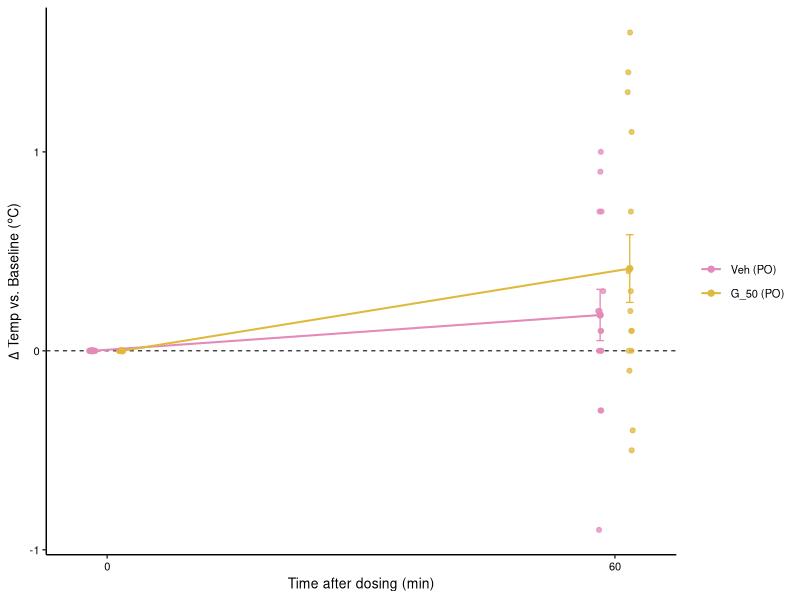
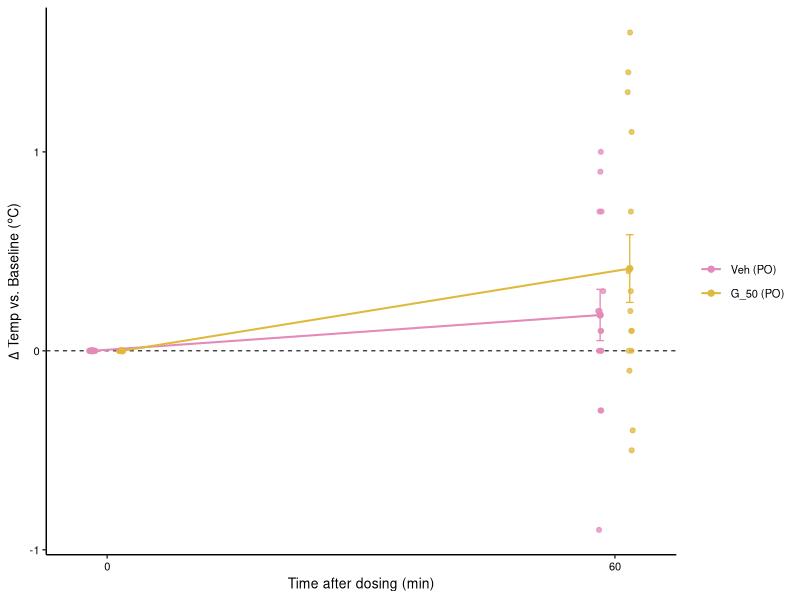

These charts were generated, in order, by the following R code:
## ---- chunk 1
library(dplyr)
library(readxl)
library(ggplot2)
library(multcomp)
## ---- chunk 2
temp_data <- read_excel("Female cohort - PO/Data to plot - female cohort.xlsx", sheet = "Temp")
temp_data$`Mouse Group` <- ifelse(temp_data$`Mouse Group` == 'Veh (PO)',
                                  'Veh (PO)', 'G_50 (PO)')
temp_data$`Mouse Group` <- factor(temp_data$`Mouse Group`,
                                levels = c("Veh (PO)", "G_50 (PO)"))
temp_data <- dplyr::rename(temp_data, MouseGroup = `Mouse Group`)
## ---- chunk 3
# Get the baseline temp of each mouse
baseline <- temp_data[temp_data$Time == "Baseline", c("Mouse ID", "Value")]
baseline <- dplyr::rename(baseline, Baseline_Temp=Value)

# Merge back into DF
temp_data <- merge(temp_data, baseline, by = "Mouse ID")

# Calculate change from baseline
temp_data$change_from_baseline <- temp_data$Value - temp_data$Baseline_Temp

temp_data$Time <- ifelse(temp_data$Time == "Baseline",
                         0, 60)

# Summary stats: mean and SEM
summary_temp_data <- aggregate(
  change_from_baseline ~ MouseGroup + Time,
  data = temp_data,
  FUN = function(x) c(mean = mean(x), sem = sd(x) / sqrt(length(x)))
)

summary_temp_data <- do.call(data.frame, summary_temp_data)
names(summary_temp_data)[3:4] <- c("mean", "sem")
## ---- chunk 4
summary_temp_data$MouseGroup <- factor(summary_temp_data$MouseGroup,
                                levels = c("Veh (PO)", "G_50 (PO)"))

p <- ggplot(temp_data, aes(x = Time, y = change_from_baseline, color = MouseGroup)) +
  geom_hline(yintercept = 0, linetype = "dashed", linewidth = 0.35) +
  
  geom_jitter(
    aes(group = MouseGroup),
    position = position_jitterdodge(
      jitter.width = 1.5,
      jitter.height = 0,
      dodge.width = 7
    ),
    size = 1.4,
    alpha = 0.75
  ) +
  
  geom_line(
    data = summary_temp_data,
    aes(x = Time, y = mean, color = MouseGroup, group = MouseGroup),
    position = position_dodge(width = 7),
    linewidth = 0.7,
    inherit.aes = FALSE
  ) +
  
  geom_point(
    data = summary_temp_data,
    aes(x = Time, y = mean, color = MouseGroup, group = MouseGroup),
    position = position_dodge(width = 7),
    size = 1.8,
    inherit.aes = FALSE
  ) +
  
  geom_errorbar(
    data = summary_temp_data,
    aes(
      x = Time,
      ymin = mean - sem,
      ymax = mean + sem,
      color = MouseGroup,
      group = MouseGroup
    ),
    position = position_dodge(width = 7),
    width = 1.8,
    linewidth = 0.45,
    inherit.aes = FALSE
  ) +
  
  labs(
    x = "Time after dosing (min)",
    y = expression(Delta*" Temp vs. Baseline ("*degree*"C)"),
    color = NULL
  ) +
  
  scale_x_continuous(
    breaks = c(0, 60)
  ) +
  
  theme_classic() +
  theme(
    axis.text = element_text(color = "black", size = 8),
    axis.title = element_text(color = "black", size = 10),
    legend.text = element_text(size = 8),
    legend.position = "right"
  ) + scale_color_manual(values = c("Veh (PO)" = "#E38AB8", "G_50 (PO)" = "#E0B83E"))

p

ggsave("Female cohort - PO/Temp_graph.pdf", plot = p, height = 2, width = 4)
## ---- chunk 5
# https://biostat.jhsph.edu/~iruczins/teaching/materials/code/av5/c.av5.a.html
temp_data_60 <- dplyr::filter(temp_data, Time == 60)

t.test(dplyr::filter(temp_data_60, MouseGroup == "Veh (PO)")$change_from_baseline,
       dplyr::filter(temp_data_60, MouseGroup == "G_50 (PO)")$change_from_baseline)
